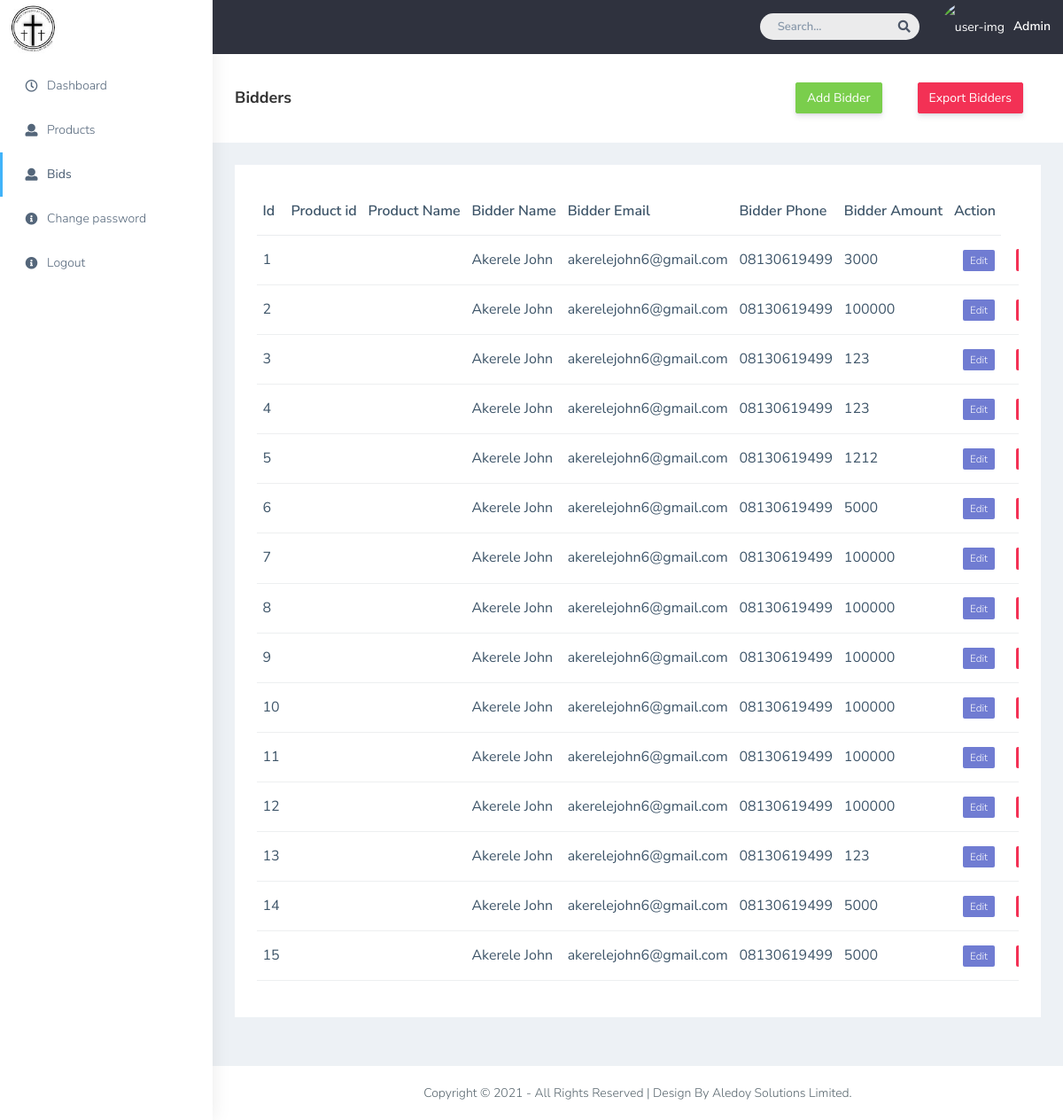
Screenshot of /admin/bidders.php (signed in) with the database file from the repository.
### tables this page shows
CREATE TABLE `bids` (
  `id` int(20) NOT NULL,
  `product_id` varchar(30) DEFAULT NULL,
  `product_name` varchar(20) DEFAULT NULL,
  `bidder_name` varchar(80) NOT NULL,
  `bidder_email` varchar(80) NOT NULL,
  `bidder_phone` varchar(20) NOT NULL,
  `bid_amount` varchar(20) NOT NULL
);

### admin/bidders.php (the view, shortened to what this page needs)
<?php
    include ('connection/connect.php');
$query = "select * from bids";
$result = mysqli_query($db, $query);
?>
<!DOCTYPE html>
<html dir="ltr" lang="en">
<head>
   <link href="css/style.min.css" rel="stylesheet">
</head>
<body>
    <div id="main-wrapper" data-layout="vertical" data-navbarbg="skin5" data-sidebartype="full"
        data-sidebar-position="absolute" data-header-position="absolute" data-boxed-layout="full">
        <header class="topbar" data-navbarbg="skin5">
            <nav class="navbar top-navbar navbar-expand-md navbar-dark">
                <div class="navbar-header" data-logobg="skin6">
                    <a class="navbar-brand" href="dashboard.php">
                        <b class="logo-icon">
                            <?php include('include/logo.php');?>
                        </b>
                        <span class="logo-text">
                        </span>
                    </a>
                </div>
                <div class="navbar-collapse collapse" id="navbarSupportedContent" data-navbarbg="skin5">
                    <ul class="navbar-nav ms-auto d-flex align-items-center">
                        <li class=" in">
                            <form action="proc_search.php" method="get" role="search" class="app-search d-none d-md-block me-3">
                                <input type="text" name="search" placeholder="Search..." class="form-control mt-0">
                                <a href="proc_search.php" class="active">
                                    <i class="fa fa-search"></i>
                                </a>
                            </form>
                        </li>
                        <li>
                            <a class="profile-pic" href="#">
                                <img src="plugins/images/users/varun.jpg" alt="user-img" width="36"
                                    class="img-circle"><span class="text-white font-medium">Admin</span></a>
                        </li>
                    </ul>
                </div>
            </nav>
        </header>
        <aside class="left-sidebar" data-sidebarbg="skin6">
            <div class="scroll-sidebar">
                <?php include('side-nav.php');?>
            </div>
        </aside>
        <div class="page-wrapper">
            <div class="page-breadcrumb bg-white">
                <div class="row align-items-center">
                    <div class="col-lg-3 col-md-4 col-sm-4 col-xs-12">
                        <h4 class="page-title">Bidders</h4>
                    </div>
                    <div class="col-lg-9 col-sm-8 col-md-8 col-xs-12">
                        <div class="d-md-flex">
                            <li class="text-center p-20 upgrade-btn" style="list-style-type: none;">
                            <a href="add_bidder.php"
                                class="btn d-grid btn-success text-white" >
                                Add Bidder</a>
                             </li>
                             <li class="text-center p-20 upgrade-btn" style="list-style-type: none;">
                            <a href="export_bidders.php"
                                class="btn d-grid btn-danger text-white" >
                                Export Bidders</a>
                             </li>
                        </div>
                    </div>
                </div>
            </div>
            <div class="container-fluid">
                <div class="row">
                    <div class="col-sm-12">
                        <div class="white-box">
                            <div class="table-responsive">
                                <table class="table text-nowrap">
                                    <thead>
                                        <tr>
                                            <th class="border-top-0">Id</th>
                                            <th class="border-top-0">Product id</th>
                                            <th class="border-top-0">Product Name</th>
                                            <th class="border-top-0">Bidder Name</th>
                                            <th class="border-top-0">Bidder Email</th>
                                            <th class="border-top-0">Bidder Phone</th>
                                            <th class="border-top-0">Bidder Amount</th>
                                            <th class="border-top-0">Action</th>
                                        </tr>
                                    </thead>
                                    <tbody>
                                    <?php
                                    $num = mysqli_num_rows($result);
                                    for($i=0; $i<$num; $i++)
                                    {
                                    $row = mysqli_fetch_array($result);
                                    ?>
                                       <tr>
                                            <td><?php echo $i+1; ?></td>
                                            <td><?php echo $row['product_id']; ?></td>
                                            <td><?php echo $row['product_name']; ?></td>
                                            <td><?php echo $row['bidder_name']; ?></td>
                                            <td><?php echo $row['bidder_email']; ?></td>
                                            <td><?php echo $row['bidder_phone']; ?></td>
                                            <td><?php echo $row['bid_amount']; ?></td>
                                            <td><a href="edit_bidder.php?id=<?php echo $row['id']; ?>"><span class="badge bg-primary rounded" style="margin-left:10px;">Edit</span></a></td>
                                            <td><a href="delete_bidder.php?id=<?php echo $row['id']; ?>" onclick="return confirm('Are you sure you want to delete this bidder?');"><span class="badge bg-danger rounded" style="margin-left:10px;">Del</span></a></td>
                                        </tr>
                                    <?php } ?>
                                    </tbody>
                                </table>
                            </div>
                        </div>
                    </div>
                </div>
            </div>
           <?php include('include/footer.php');?>
        </div>
    </div>
</body>
</html>

### rows the page displays
bids: bidder_name "Akerele John", bidder_email "akerelejohn6@gmail.com", bidder_phone "08130619499", bid_amount "3000"
bids: bidder_name "Akerele John", bidder_email "akerelejohn6@gmail.com", bidder_phone "08130619499", bid_amount "100000"
bids: bidder_name "Akerele John", bidder_email "akerelejohn6@gmail.com", bidder_phone "08130619499", bid_amount "123"
bids: bidder_name "Akerele John", bidder_email "akerelejohn6@gmail.com", bidder_phone "08130619499", bid_amount "123"
bids: bidder_name "Akerele John", bidder_email "akerelejohn6@gmail.com", bidder_phone "08130619499", bid_amount "1212"
bids: bidder_name "Akerele John", bidder_email "akerelejohn6@gmail.com", bidder_phone "08130619499", bid_amount "5000"
bids: bidder_name "Akerele John", bidder_email "akerelejohn6@gmail.com", bidder_phone "08130619499", bid_amount "100000"
bids: bidder_name "Akerele John", bidder_email "akerelejohn6@gmail.com", bidder_phone "08130619499", bid_amount "100000"
bids: bidder_name "Akerele John", bidder_email "akerelejohn6@gmail.com", bidder_phone "08130619499", bid_amount "100000"
bids: bidder_name "Akerele John", bidder_email "akerelejohn6@gmail.com", bidder_phone "08130619499", bid_amount "100000"
bids: bidder_name "Akerele John", bidder_email "akerelejohn6@gmail.com", bidder_phone "08130619499", bid_amount "100000"
bids: bidder_name "Akerele John", bidder_email "akerelejohn6@gmail.com", bidder_phone "08130619499", bid_amount "100000"
bids: bidder_name "Akerele John", bidder_email "akerelejohn6@gmail.com", bidder_phone "08130619499", bid_amount "123"
bids: bidder_name "Akerele John", bidder_email "akerelejohn6@gmail.com", bidder_phone "08130619499", bid_amount "5000"
bids: bidder_name "Akerele John", bidder_email "akerelejohn6@gmail.com", bidder_phone "08130619499", bid_amount "5000"
